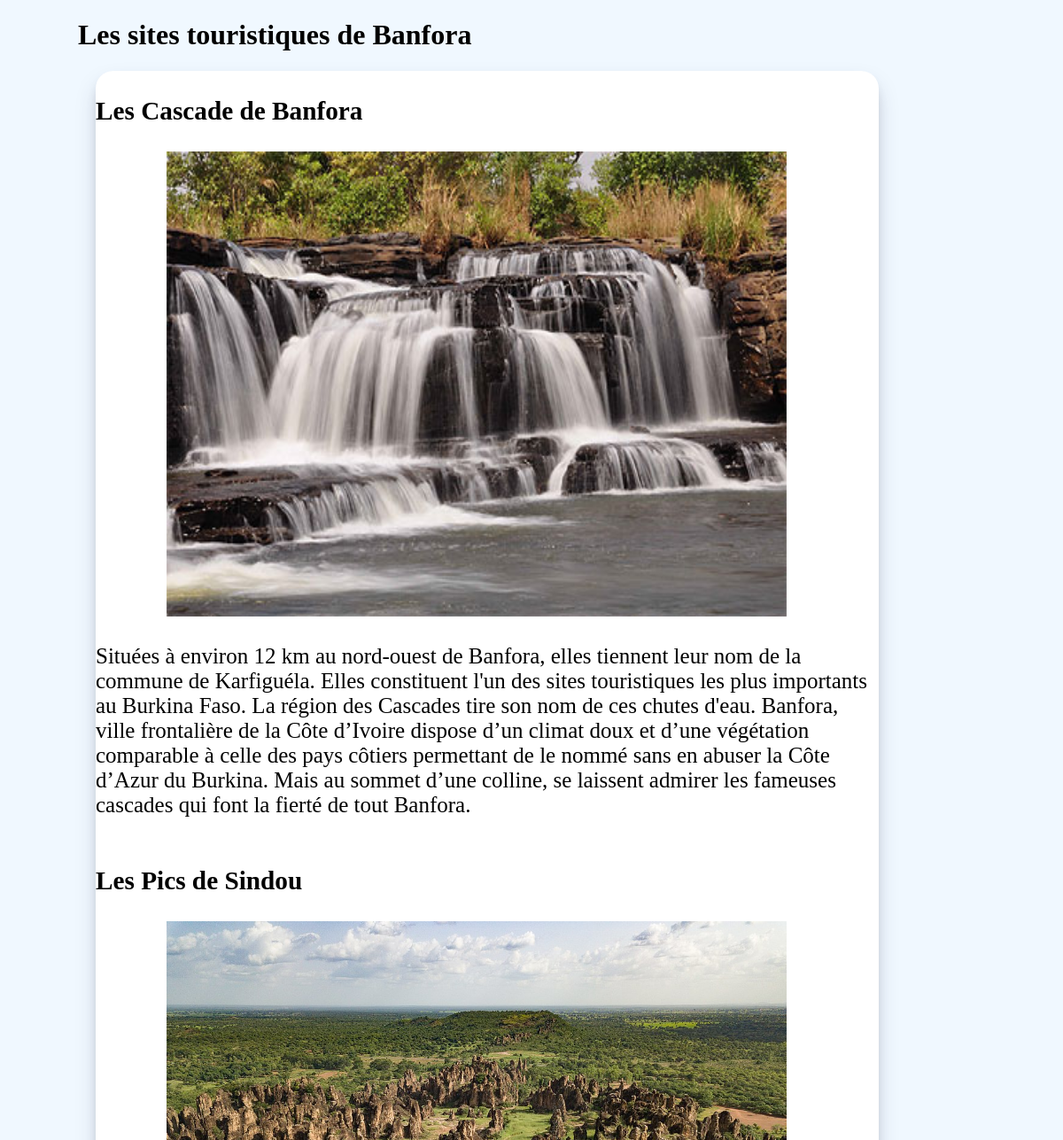
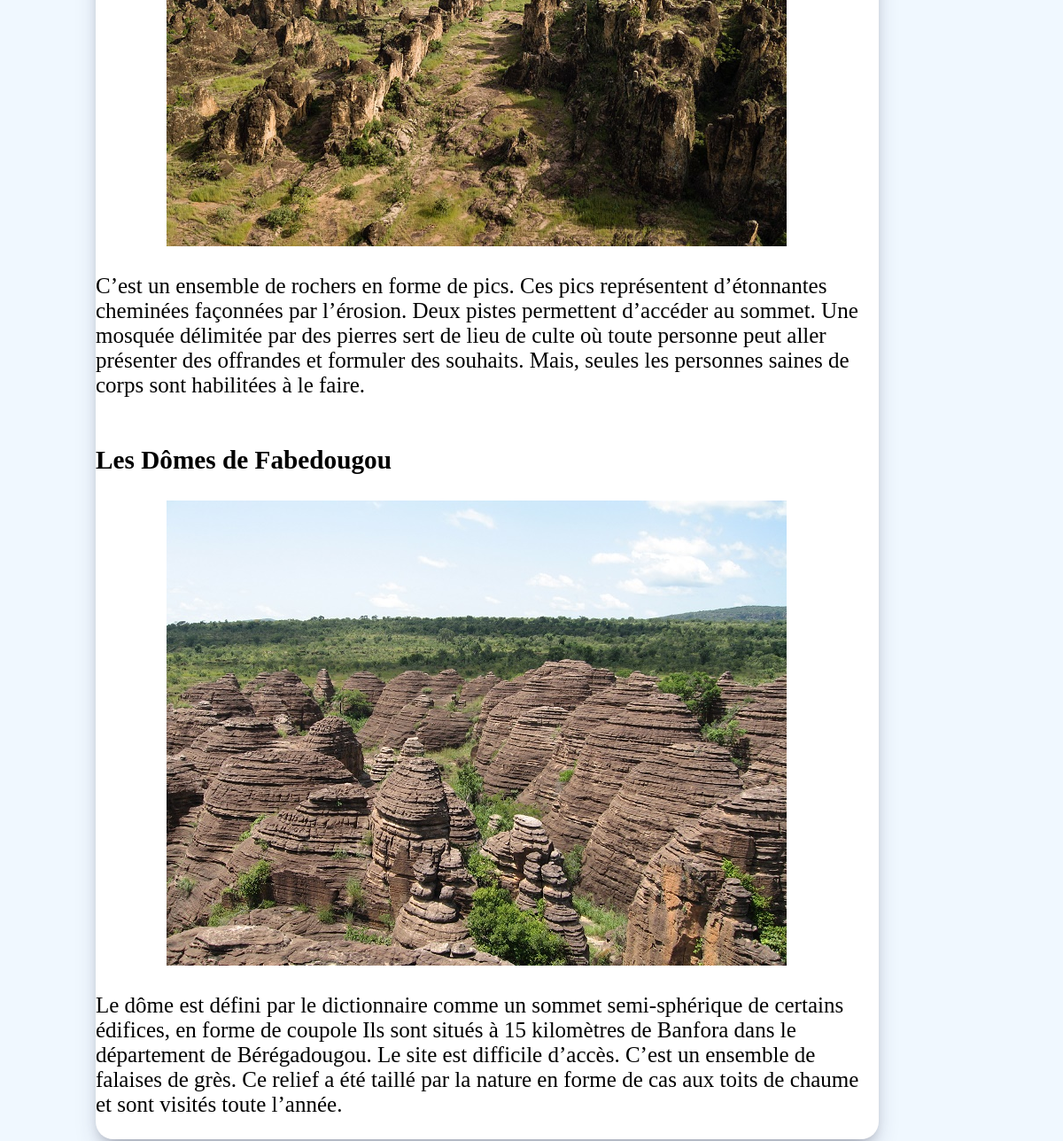
The app's page /banfora.php with its own data (2 pictures, top to bottom).
### tables this page shows
CREATE TABLE `banfora` (
  `id` int(11) NOT NULL,
  `titre1` varchar(256) NOT NULL,
  `titre2` varchar(256) NOT NULL,
  `titre3` varchar(256) NOT NULL,
  `banforatext1` text NOT NULL,
  `banforatext2` text NOT NULL,
  `banforatext3` text NOT NULL,
  `banforaimg1` text NOT NULL,
  `banforaimg2` text NOT NULL,
  `banforaimg3` text NOT NULL
);

### banfora.php (the view, shortened to what this page needs)
<?php
try {
    $bdd = new PDO("mysql:host=localhost;dbname=site_touristique","root","",array(PDO::ATTR_ERRMODE => PDO::ERRMODE_EXCEPTION));
}
catch(Exception $e){
    die("erreur:" . $e->getMessage());
}
?>
<!DOCTYPE html>
<html lang="en">
<head>
    <link rel="stylesheet" href="banfora.css">
</head>
<body>
    <h1 class="title3">Les sites touristiques de Banfora</h1>
    <section class="banfora">
    <?php
                 $banfora = $bdd->query("SELECT * FROM banfora");
                 while($donnees = $banfora->fetch()){
             ?>
        <div class="banfora1">
            <h3><?php echo $donnees["titre1"]?> </h3>
            <div class=""> <img src="<?php echo $donnees["banforaimg1"]?>" alt="" class="banforaimg"> </div>
            <p><?php echo $donnees["banforatext1"]?></p>
        </div>
        <div class="banfora1">
            <h3><?php echo $donnees["titre2"]?></h3>
            <div class=""> <img src="<?php echo $donnees["banforaimg2"]?>" alt="" class="banforaimg"> </div>
            <p><?php echo $donnees["banforatext2"]?> </p>
        </div>
        <div class="banfora1">
            <h3><?php echo $donnees["titre3"]?></h3>
            <div class=""> <img src="<?php echo $donnees["banforaimg3"]?>" alt="" class="banforaimg"> </div>
            <p><?php echo $donnees["banforatext3"]?></p>
        </div>
        <?php } ?>
    </section>
</body>
</html>

### banfora.css (style rules this page uses)
body { background-color: aliceblue; }
.title3 { margin-left: 80px; }
.banfora { display: flex; flex-direction: column; margin-left: 100px; margin-right: 200px; font-size: 25px; border-radius: 20px; box-shadow: rgba(50, 50, 93, 0.25) 0px 13px 27px -5px, rgba(0, 0, 0, 0.3) 0px 8px 16px -8px; background-color: #fff; }
.banforaimg { width: 700px; height: 525px; margin-left: 80px; }

### records on screen
banfora: titre1 "Les Cascade de Banfora", banforaimg1 (picture), banforatext1 "Situées à environ 12 km au nord-ouest de Banfora, elles tiennent leur nom de la commune de Karfiguéla. Elles constituent l'un des sites touristiques les plus importants au Burkina Faso. La région des Cascades tire son nom de ces chutes d'eau. Banfora, ville frontalière de la Côte d’Ivoire dispose d’un climat doux et d’une végétation comparable à celle des pays côtiers permettant de le nommé sans en abuser la Côte d’Azur du Burkina. Mais au sommet d’une colline, se laissent admirer les fameuses cascades qui font la fierté de tout Banfora.", titre2 "Les Pics de Sindou", banforaimg2 (picture), banforatext2 "C’est un ensemble de rochers en forme de pics. Ces pics représentent d’étonnantes cheminées façonnées par l’érosion. Deux pistes permettent d’accéder au sommet. Une mosquée délimitée par des pierres sert de lieu de culte où toute personne peut aller présenter des offrandes et formuler des souhaits. Mais, seules les personnes saines de corps sont habilitées à le faire.", titre3 "Les Dômes de Fabedougou", banforaimg3 (picture), banforatext3 "Le dôme est défini par le dictionnaire comme un sommet semi-sphérique de certains édifices, en forme de coupole Ils sont situés à 15 kilomètres de Banfora dans le département de Bérégadougou. Le site est difficile d’accès. C’est un ensemble de falaises de grès. Ce relief a été taillé par la nature en forme de cas aux toits de chaume et sont visités toute l’année."
